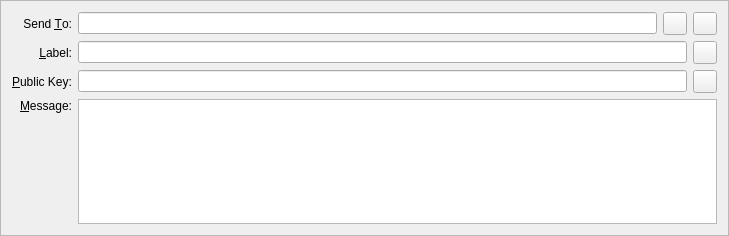
<?xml version="1.0" encoding="UTF-8"?>
<ui version="4.0">
 <class>SendMessagesEntry</class>
 <widget class="QFrame" name="SendMessagesEntry">
  <property name="geometry">
   <rect>
    <x>0</x>
    <y>0</y>
    <width>729</width>
    <height>236</height>
   </rect>
  </property>
  <property name="windowTitle">
   <string>Form</string>
  </property>
  <property name="frameShape">
   <enum>QFrame::StyledPanel</enum>
  </property>
  <property name="frameShadow">
   <enum>QFrame::Sunken</enum>
  </property>
  <layout class="QGridLayout" name="gridLayout">
   <item row="0" column="0">
    <widget class="QLabel" name="label_2">
     <property name="text">
      <string>Send &amp;To:</string>
     </property>
     <property name="alignment">
      <set>Qt::AlignRight|Qt::AlignTrailing|Qt::AlignVCenter</set>
     </property>
     <property name="buddy">
      <cstring>sendTo</cstring>
     </property>
    </widget>
   </item>
   <item row="0" column="1">
    <layout class="QHBoxLayout" name="sendToLayout">
     <item>
      <widget class="QValidatedLineEdit" name="sendTo">
       <property name="toolTip">
        <string>&lt;html&gt;&lt;head/&gt;&lt;body&gt;&lt;p&gt;The address to send the message&lt;/p&gt;&lt;/body&gt;&lt;/html&gt;</string>
       </property>
       <property name="maxLength">
        <number>34</number>
       </property>
      </widget>
     </item>
     <item>
      <widget class="QToolButton" name="addressBookButton">
       <property name="toolTip">
        <string>Choose address from address book</string>
       </property>
       <property name="text">
        <string/>
       </property>
       <property name="icon">
        <iconset resource="../aywa.qrc">
         <normaloff>:/icons/trad/address-book</normaloff>:/icons/trad/address-book</iconset>
       </property>
       <property name="shortcut">
        <string>Alt+A</string>
       </property>
      </widget>
     </item>
     <item>
      <widget class="QToolButton" name="pasteButton">
       <property name="toolTip">
        <string>Paste address from clipboard</string>
       </property>
       <property name="text">
        <string/>
       </property>
       <property name="icon">
        <iconset resource="../aywa.qrc">
         <normaloff>:/icons/trad/drkblue_editpaste</normaloff>:/icons/trad/drkblue_editpaste</iconset>
       </property>
       <property name="shortcut">
        <string>Alt+P</string>
       </property>
      </widget>
     </item>
    </layout>
   </item>
   <item row="1" column="0">
    <widget class="QLabel" name="label_4">
     <property name="text">
      <string>&amp;Label:</string>
     </property>
     <property name="alignment">
      <set>Qt::AlignRight|Qt::AlignTrailing|Qt::AlignVCenter</set>
     </property>
     <property name="buddy">
      <cstring>addAsLabel</cstring>
     </property>
    </widget>
   </item>
   <item row="1" column="1">
    <layout class="QHBoxLayout" name="horizontalLayout_5">
     <item>
      <widget class="QValidatedLineEdit" name="addAsLabel">
       <property name="enabled">
        <bool>true</bool>
       </property>
       <property name="toolTip">
        <string>Enter a label for this address to add it to your address book</string>
       </property>
      </widget>
     </item>
     <item>
      <widget class="QToolButton" name="deleteButton">
       <property name="toolTip">
        <string>Remove this recipient</string>
       </property>
       <property name="text">
        <string/>
       </property>
       <property name="icon">
        <iconset resource="../aywa.qrc">
         <normaloff>:/images/trad/drkblue_leftArrow_small</normaloff>:/images/trad/drkblue_leftArrow_small</iconset>
       </property>
      </widget>
     </item>
    </layout>
   </item>
   <item row="2" column="0">
    <widget class="QLabel" name="publicKeyLabel">
     <property name="text">
      <string>&amp;Public Key:</string>
     </property>
     <property name="buddy">
      <cstring>publicKey</cstring>
     </property>
    </widget>
   </item>
   <item row="2" column="1">
    <layout class="QHBoxLayout" name="horizontalLayout_6">
     <item>
      <widget class="QValidatedLineEdit" name="publicKey">
       <property name="toolTip">
        <string>The public key for SendTo address</string>
       </property>
      </widget>
     </item>
     <item>
      <widget class="QToolButton" name="PubkeyPasteButton">
       <property name="toolTip">
        <string>Paste address from clipboard</string>
       </property>
       <property name="text">
        <string/>
       </property>
       <property name="icon">
        <iconset resource="../aywa.qrc">
         <normaloff>:/icons/trad/editpaste</normaloff>:/icons/trad/editpaste</iconset>
       </property>
       <property name="shortcut">
        <string>Alt+P</string>
       </property>
      </widget>
     </item>
    </layout>
   </item>
   <item row="3" column="0">
    <widget class="QLabel" name="messageLabel">
     <property name="text">
      <string>&amp;Message:</string>
     </property>
     <property name="alignment">
      <set>Qt::AlignRight|Qt::AlignTop|Qt::AlignTrailing</set>
     </property>
     <property name="buddy">
      <cstring>messageText</cstring>
     </property>
    </widget>
   </item>
   <item row="3" column="1">
    <widget class="QValidatedTextEdit" name="messageText">
     <property name="mouseTracking">
      <bool>true</bool>
     </property>
     <property name="focusPolicy">
      <enum>Qt::WheelFocus</enum>
     </property>
     <property name="tabChangesFocus">
      <bool>false</bool>
     </property>
    </widget>
   </item>
  </layout>
 </widget>
 <customwidgets>
  <customwidget>
   <class>QValidatedLineEdit</class>
   <extends>QLineEdit</extends>
   <header>qvalidatedlineedit.h</header>
  </customwidget>
  <customwidget>
   <class>QValidatedTextEdit</class>
   <extends>QPlainTextEdit</extends>
   <header>qvalidatedtextedit.h</header>
  </customwidget>
 </customwidgets>
 <resources>
  <include location="../aywa.qrc"/>
 </resources>
 <connections/>
</ui>
